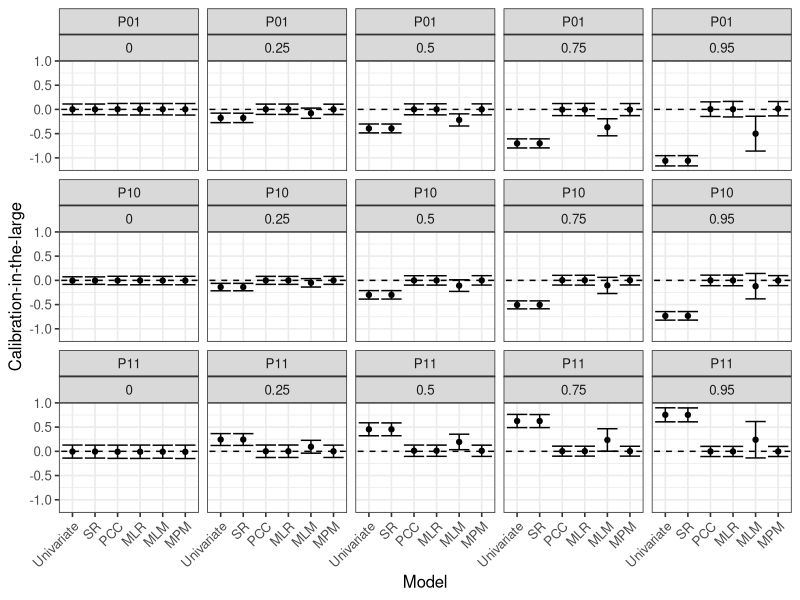
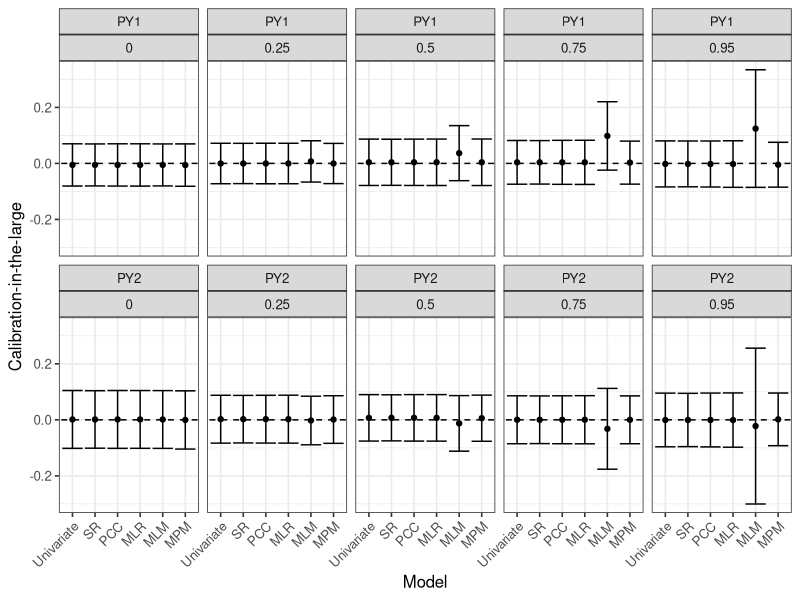
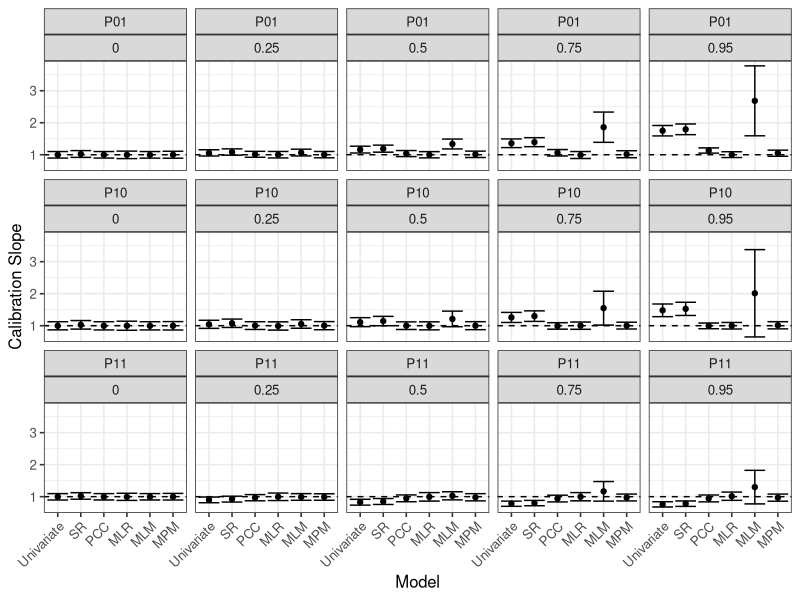
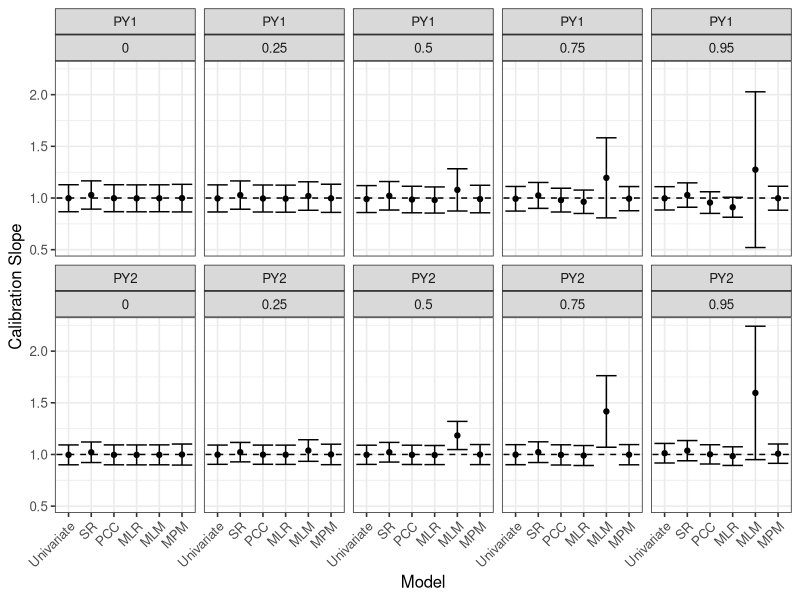
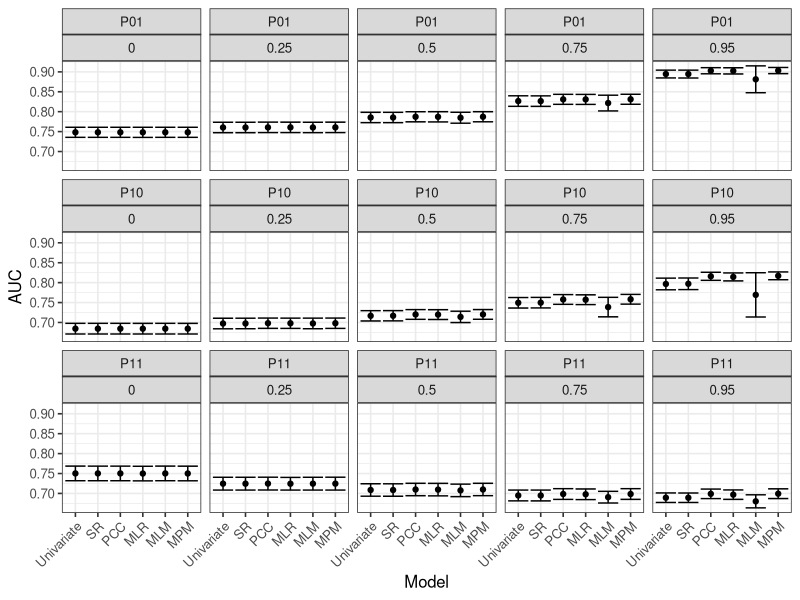
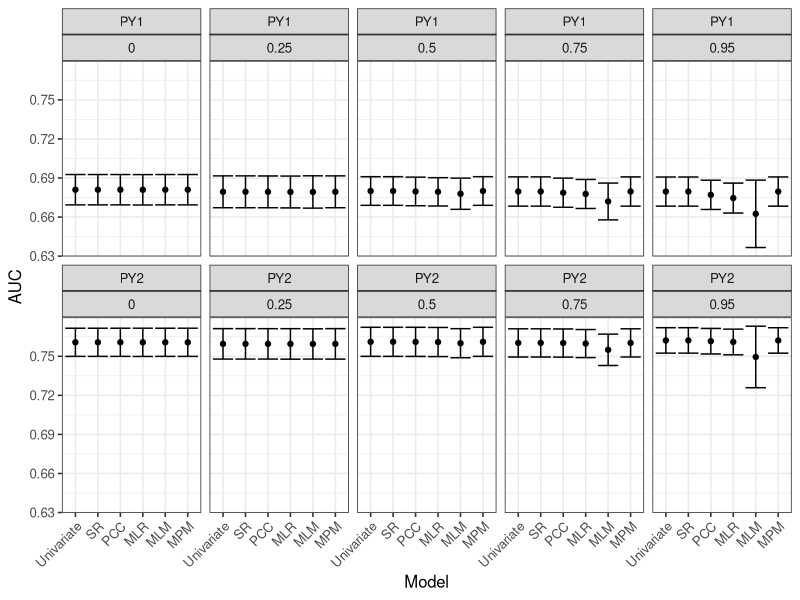
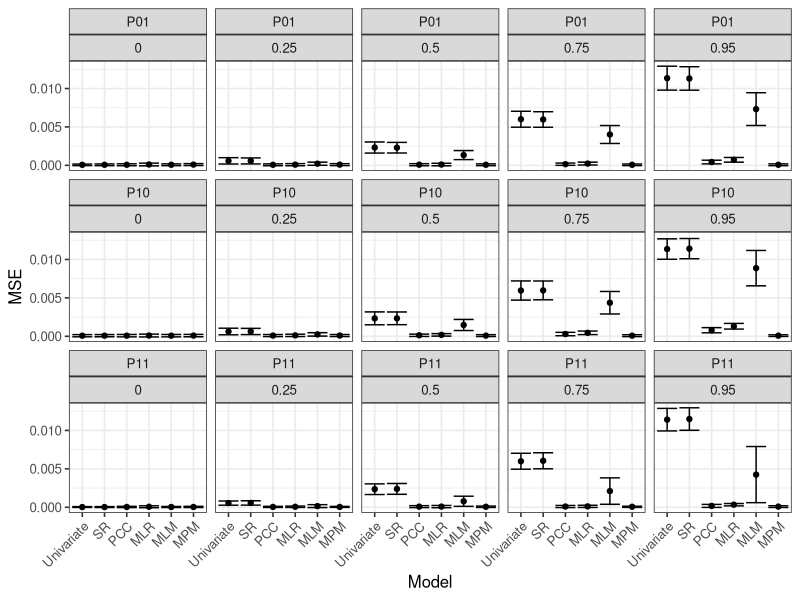
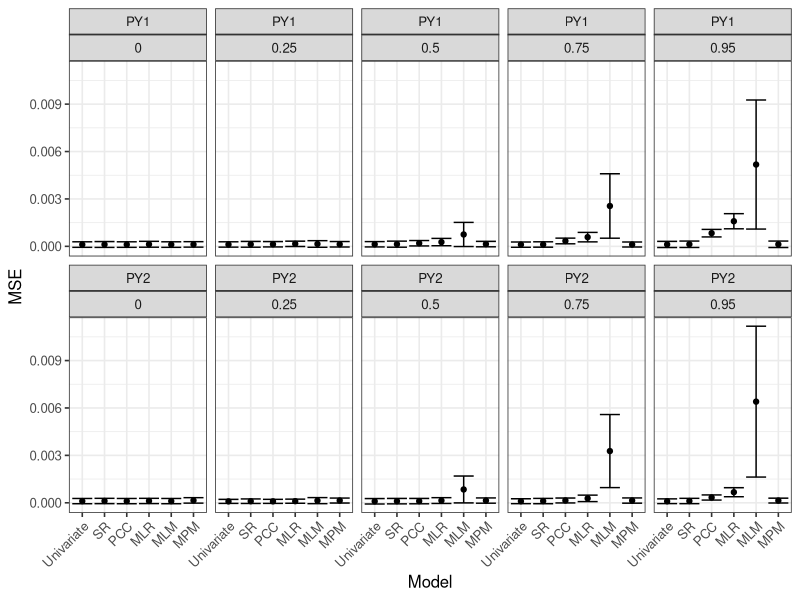

Recreate these plots in R, in order.
library(tidyverse)
Results <- read.table(here::here("Data", "SimulationResults.txt"), sep = "|", header = TRUE)

#Summarise the relationship between rho_latent and cor(Y1, Y2), as well as the
#observed outcome rates
View(Results %>%
       group_by(rho_latent) %>%
       summarise(round(mean(rho_Y1Y2), 3),
                 round(mean(Obs_P11), 3),
                 round(mean(Obs_P10), 3),
                 round(mean(Obs_P01), 3)))

mean(Results$Obs_Py1)
mean(Results$Obs_Py2)



#Now plot the performance results across all simulation scenarios
SummaryResults <- Results %>%
  select(Iteration, Model, rho_latent, 
         starts_with("CalInt_"),
         starts_with("CalSlope_"),
         starts_with("AUC_"), 
         starts_with("MSE_")) %>%
  group_by(Model, rho_latent) %>%
  summarise_all(list("mean" = mean, "sd" = sd)) %>%
  select(-starts_with("Iteration"))


####-----------------------------------------------------------------------------------------
## Calibration Intercept plots
####-----------------------------------------------------------------------------------------

#Joint Risks
SummaryResults %>% 
  select(Model, rho_latent, starts_with("CalInt_")) %>%
  gather(key = "Estimate", value = "value", -Model, -rho_latent) %>%
  extract("Estimate", c("Outcome", "Quantity"), "CalInt_([A-Z0-9]+)_([a-z]+)") %>%
  spread(Quantity, value) %>%
  mutate(lower = (mean - (1.96*sd)),
         upper = (mean + (1.96*sd))) %>%
  filter(Outcome == "P01" |
           Outcome == "P10" |
           Outcome == "P11") %>%
  ungroup() %>%
  mutate(Model = fct_relevel(Model,
                             c("Univariate", "SR", "PCC", "MLR", "MLM", "MPM"))) %>%
  ggplot(aes(x = Model, y = mean)) +
  facet_wrap(~Outcome + rho_latent, scales = "fixed", nrow = 3) +
  geom_point() +
  geom_errorbar(aes(ymin = lower, ymax = upper)) +
  geom_abline(intercept = 0, slope = 0, linetype = "dashed") +
  theme_bw(base_size = 12) + 
  theme(axis.text.x = element_text(angle = 45, hjust = 1)) +
  xlab("Model") + ylab("Calibration-in-the-large")

ggsave(here::here("Outputs", "Manuscript", "Fig1_CalibrationInt.tiff"), 
       height = 7, width = 8, units = "in", dpi = 300)


#Marginal Risks
SummaryResults %>% 
  select(Model, rho_latent, starts_with("CalInt_")) %>%
  gather(key = "Estimate", value = "value", -Model, -rho_latent) %>%
  extract("Estimate", c("Outcome", "Quantity"), "CalInt_([A-Z0-9]+)_([a-z]+)") %>%
  spread(Quantity, value) %>%
  mutate(lower = (mean - (1.96*sd)),
         upper = (mean + (1.96*sd))) %>%
  filter(Outcome == "PY1" |
           Outcome == "PY2") %>%
  ungroup() %>%
  mutate(Model = fct_relevel(Model,
                             c("Univariate", "SR", "PCC", "MLR", "MLM", "MPM"))) %>%
  ggplot(aes(x = Model, y = mean)) +
  facet_wrap(~Outcome + rho_latent, scales = "fixed", nrow = 2) +
  geom_point() +
  geom_errorbar(aes(ymin = lower, ymax = upper)) +
  geom_abline(intercept = 0, slope = 0, linetype = "dashed") +
  theme_bw(base_size = 12) + 
  theme(axis.text.x = element_text(angle = 45, hjust = 1)) +
  xlab("Model") + ylab("Calibration-in-the-large")



####-----------------------------------------------------------------------------------------
## Calibration Slope plots
####-----------------------------------------------------------------------------------------

#Joint Risks
SummaryResults %>% 
  select(Model, rho_latent, starts_with("CalSlope_")) %>%
  gather(key = "Estimate", value, -Model, -rho_latent) %>%
  extract("Estimate", c("Outcome", "Quantity"), "CalSlope_([A-Z0-9]+)_([a-z]+)") %>%
  spread(Quantity, value) %>%
  mutate(lower = (mean - (1.96*sd)),
         upper = (mean + (1.96*sd))) %>%
  filter(Outcome == "P01" |
           Outcome == "P10" |
           Outcome == "P11") %>%
  ungroup() %>%
  mutate(Model = fct_relevel(Model,
                             c("Univariate", "SR", "PCC", "MLR", "MLM", "MPM"))) %>%
  ggplot(aes(x = Model, y = mean)) +
  facet_wrap(~Outcome + rho_latent, scales = "fixed", nrow = 3) +
  geom_point() +
  geom_errorbar(aes(ymin = lower, ymax = upper)) +
  geom_abline(intercept = 1, slope = 0, linetype = "dashed") +
  theme_bw(base_size = 12) + 
  theme(axis.text.x = element_text(angle = 45, hjust = 1)) + 
  xlab("Model") + ylab("Calibration Slope")

ggsave(here::here("Outputs", "Manuscript", "Fig2_CalibrationSlope.tiff"), 
       height = 7, width = 8, units = "in", dpi = 300)


#Marginal Risks
SummaryResults %>% 
  select(Model, rho_latent, starts_with("CalSlope_")) %>%
  gather(key = "Estimate", value, -Model, -rho_latent) %>%
  extract("Estimate", c("Outcome", "Quantity"), "CalSlope_([A-Z0-9]+)_([a-z]+)") %>%
  spread(Quantity, value) %>%
  mutate(lower = (mean - (1.96*sd)),
         upper = (mean + (1.96*sd))) %>%
  filter(Outcome == "PY1" |
           Outcome == "PY2") %>%
  ungroup() %>%
  mutate(Model = fct_relevel(Model,
                             c("Univariate", "SR", "PCC", "MLR", "MLM", "MPM"))) %>%
  ggplot(aes(x = Model, y = mean)) +
  facet_wrap(~Outcome + rho_latent, scales = "fixed", nrow = 2) +
  geom_point() +
  geom_errorbar(aes(ymin = lower, ymax = upper)) +
  geom_abline(intercept = 1, slope = 0, linetype = "dashed") +
  theme_bw(base_size = 12) + 
  theme(axis.text.x = element_text(angle = 45, hjust = 1)) + 
  xlab("Model") + ylab("Calibration Slope")


####-----------------------------------------------------------------------------------------
## AUC plots
####-----------------------------------------------------------------------------------------

#Joint Risk
SummaryResults %>% 
  select(Model, rho_latent, starts_with("AUC_")) %>%
  gather(key = "Estimate", value, -Model, -rho_latent) %>%
  extract("Estimate", c("Outcome", "Quantity"), "AUC_([A-Z0-9]+)_([a-z]+)") %>%
  spread(Quantity, value) %>%
  mutate(lower = (mean - (1.96*sd)),
         upper = (mean + (1.96*sd))) %>%
  filter(Outcome == "P01" |
           Outcome == "P10" |
           Outcome == "P11") %>%
  ungroup() %>%
  mutate(Model = fct_relevel(Model,
                             c("Univariate", "SR", "PCC", "MLR", "MLM", "MPM"))) %>%
  ggplot(aes(x = Model, y = mean)) +
  facet_wrap(~Outcome + rho_latent, scales = "fixed", nrow = 3) +
  geom_point() +
  geom_errorbar(aes(ymin = lower, ymax = upper)) +
  theme_bw(base_size = 12) + 
  theme(axis.text.x = element_text(angle = 45, hjust = 1)) + 
  xlab("Model") + ylab("AUC")

ggsave(here::here("Outputs", "Manuscript", "Fig3_AUC.tiff"), 
       height = 7, width = 8, units = "in", dpi = 300)


#Marginal Risk
SummaryResults %>% 
  select(Model, rho_latent, starts_with("AUC_")) %>%
  gather(key = "Estimate", value, -Model, -rho_latent) %>%
  extract("Estimate", c("Outcome", "Quantity"), "AUC_([A-Z0-9]+)_([a-z]+)") %>%
  spread(Quantity, value) %>%
  mutate(lower = (mean - (1.96*sd)),
         upper = (mean + (1.96*sd))) %>%
  filter(Outcome == "PY1" |
           Outcome == "PY2") %>%
  ungroup() %>%
  mutate(Model = fct_relevel(Model,
                             c("Univariate", "SR", "PCC", "MLR", "MLM", "MPM"))) %>%
  ggplot(aes(x = Model, y = mean)) +
  facet_wrap(~Outcome + rho_latent, scales = "fixed", nrow = 2) +
  geom_point() +
  geom_errorbar(aes(ymin = lower, ymax = upper)) +
  theme_bw(base_size = 12) + 
  theme(axis.text.x = element_text(angle = 45, hjust = 1)) + 
  xlab("Model") + ylab("AUC")


####-----------------------------------------------------------------------------------------
## MSE plots
####-----------------------------------------------------------------------------------------

#Joint Risk
SummaryResults %>% 
  select(Model, rho_latent, starts_with("MSE_")) %>%
  gather(key = "Estimate", value, -Model, -rho_latent) %>%
  extract("Estimate", c("Outcome", "Quantity"), "MSE_([A-Z0-9]+)_([a-z]+)") %>%
  spread(Quantity, value) %>%
  mutate(lower = (mean - (1.96*sd)),
         upper = (mean + (1.96*sd))) %>%
  filter(Outcome == "P01" |
           Outcome == "P10" |
           Outcome == "P11") %>%
  ungroup() %>%
  mutate(Model = fct_relevel(Model,
                             c("Univariate", "SR", "PCC", "MLR", "MLM", "MPM"))) %>%
  ggplot(aes(x = Model, y = mean)) +
  facet_wrap(~Outcome + rho_latent, scales = "fixed", nrow = 3) +
  geom_point() +
  geom_errorbar(aes(ymin = lower, ymax = upper)) +
  theme_bw(base_size = 12) + 
  theme(axis.text.x = element_text(angle = 45, hjust = 1)) + 
  xlab("Model") + ylab("MSE")

ggsave(here::here("Outputs", "Manuscript", "Fig4_MSE.tiff"), 
       height = 7, width = 8, units = "in", dpi = 300)

#Marginal Risk
SummaryResults %>% 
  select(Model, rho_latent, starts_with("MSE_")) %>%
  gather(key = "Estimate", value, -Model, -rho_latent) %>%
  extract("Estimate", c("Outcome", "Quantity"), "MSE_([A-Z0-9]+)_([a-z]+)") %>%
  spread(Quantity, value) %>%
  mutate(lower = (mean - (1.96*sd)),
         upper = (mean + (1.96*sd))) %>%
  filter(Outcome == "PY1" |
           Outcome == "PY2") %>%
  ungroup() %>%
  mutate(Model = fct_relevel(Model,
                             c("Univariate", "SR", "PCC", "MLR", "MLM", "MPM"))) %>%
  ggplot(aes(x = Model, y = mean)) +
  facet_wrap(~Outcome + rho_latent, scales = "fixed", nrow = 2) +
  geom_point() +
  geom_errorbar(aes(ymin = lower, ymax = upper)) +
  theme_bw(base_size = 12) + 
  theme(axis.text.x = element_text(angle = 45, hjust = 1)) + 
  xlab("Model") + ylab("MSE")




####-----------------------------------------------------------------------------------------
## Sensitivity analysis: simulation with lower marginal event proportions
####-----------------------------------------------------------------------------------------

library(tidyverse)
Results <- read.table(here::here("Data", "SimulationResults_LowerMarginalProportion.txt"), sep = "|", header = TRUE)

mean(Results$Obs_Py1)
mean(Results$Obs_Py2)

#Now plot the performance results across all simulation scenarios
SummaryResults <- Results %>%
  select(Iteration, Model, rho_latent, 
         starts_with("CalInt_"),
         starts_with("CalSlope_"),
         starts_with("AUC_"), 
         starts_with("MSE_")) %>%
  group_by(Model, rho_latent) %>%
  summarise_all(list("mean" = mean, "sd" = sd)) %>%
  select(-starts_with("Iteration"))


#Joint Risks - CALIBRATION INTERCEPT
SummaryResults %>% 
  select(Model, rho_latent, starts_with("CalInt_")) %>%
  gather(key = "Estimate", value = "value", -Model, -rho_latent) %>%
  extract("Estimate", c("Outcome", "Quantity"), "CalInt_([A-Z0-9]+)_([a-z]+)") %>%
  spread(Quantity, value) %>%
  mutate(lower = (mean - (1.96*sd)),
         upper = (mean + (1.96*sd))) %>%
  filter(Outcome == "P01" |
           Outcome == "P10" |
           Outcome == "P11") %>%
  ungroup() %>%
  mutate(Model = fct_relevel(Model,
                             c("Univariate", "SR", "PCC", "MLR", "MLM", "MPM"))) %>%
  ggplot(aes(x = Model, y = mean)) +
  facet_wrap(~Outcome + rho_latent, scales = "fixed", nrow = 3) +
  geom_point() +
  geom_errorbar(aes(ymin = lower, ymax = upper)) +
  geom_abline(intercept = 0, slope = 0, linetype = "dashed") +
  theme_bw(base_size = 12) + 
  theme(axis.text.x = element_text(angle = 45, hjust = 1)) +
  xlab("Model") + ylab("Calibration Intercept")


#Marginal Risks - CALIBRATION INTERCEPT
SummaryResults %>% 
  select(Model, rho_latent, starts_with("CalInt_")) %>%
  gather(key = "Estimate", value = "value", -Model, -rho_latent) %>%
  extract("Estimate", c("Outcome", "Quantity"), "CalInt_([A-Z0-9]+)_([a-z]+)") %>%
  spread(Quantity, value) %>%
  mutate(lower = (mean - (1.96*sd)),
         upper = (mean + (1.96*sd))) %>%
  filter(Outcome == "PY1" |
           Outcome == "PY2") %>%
  ungroup() %>%
  mutate(Model = fct_relevel(Model,
                             c("Univariate", "SR", "PCC", "MLR", "MLM", "MPM"))) %>%
  ggplot(aes(x = Model, y = mean)) +
  facet_wrap(~Outcome + rho_latent, scales = "fixed", nrow = 2) +
  geom_point() +
  geom_errorbar(aes(ymin = lower, ymax = upper)) +
  geom_abline(intercept = 0, slope = 0, linetype = "dashed") +
  theme_bw(base_size = 12) + 
  theme(axis.text.x = element_text(angle = 45, hjust = 1)) +
  xlab("Model") + ylab("Calibration Intercept")


#Joint Risks - CALIBRATION SLOPE
SummaryResults %>% 
  select(Model, rho_latent, starts_with("CalSlope_")) %>%
  gather(key = "Estimate", value, -Model, -rho_latent) %>%
  extract("Estimate", c("Outcome", "Quantity"), "CalSlope_([A-Z0-9]+)_([a-z]+)") %>%
  spread(Quantity, value) %>%
  mutate(lower = (mean - (1.96*sd)),
         upper = (mean + (1.96*sd))) %>%
  filter(Outcome == "P01" |
           Outcome == "P10" |
           Outcome == "P11") %>%
  ungroup() %>%
  mutate(Model = fct_relevel(Model,
                             c("Univariate", "SR", "PCC", "MLR", "MLM", "MPM"))) %>%
  ggplot(aes(x = Model, y = mean)) +
  facet_wrap(~Outcome + rho_latent, scales = "fixed", nrow = 3) +
  geom_point() +
  geom_errorbar(aes(ymin = lower, ymax = upper)) +
  geom_abline(intercept = 1, slope = 0, linetype = "dashed") +
  theme_bw(base_size = 12) + 
  theme(axis.text.x = element_text(angle = 45, hjust = 1)) + 
  xlab("Model") + ylab("Calibration Slope")


#Marginal Risks - CALIBRATION SLOPE
SummaryResults %>% 
  select(Model, rho_latent, starts_with("CalSlope_")) %>%
  gather(key = "Estimate", value, -Model, -rho_latent) %>%
  extract("Estimate", c("Outcome", "Quantity"), "CalSlope_([A-Z0-9]+)_([a-z]+)") %>%
  spread(Quantity, value) %>%
  mutate(lower = (mean - (1.96*sd)),
         upper = (mean + (1.96*sd))) %>%
  filter(Outcome == "PY1" |
           Outcome == "PY2") %>%
  ungroup() %>%
  mutate(Model = fct_relevel(Model,
                             c("Univariate", "SR", "PCC", "MLR", "MLM", "MPM"))) %>%
  ggplot(aes(x = Model, y = mean)) +
  facet_wrap(~Outcome + rho_latent, scales = "fixed", nrow = 2) +
  geom_point() +
  geom_errorbar(aes(ymin = lower, ymax = upper)) +
  geom_abline(intercept = 1, slope = 0, linetype = "dashed") +
  theme_bw(base_size = 12) + 
  theme(axis.text.x = element_text(angle = 45, hjust = 1)) + 
  xlab("Model") + ylab("Calibration Slope")


#Joint Risk - AUC
SummaryResults %>% 
  select(Model, rho_latent, starts_with("AUC_")) %>%
  gather(key = "Estimate", value, -Model, -rho_latent) %>%
  extract("Estimate", c("Outcome", "Quantity"), "AUC_([A-Z0-9]+)_([a-z]+)") %>%
  spread(Quantity, value) %>%
  mutate(lower = (mean - (1.96*sd)),
         upper = (mean + (1.96*sd))) %>%
  filter(Outcome == "P01" |
           Outcome == "P10" |
           Outcome == "P11") %>%
  ungroup() %>%
  mutate(Model = fct_relevel(Model,
                             c("Univariate", "SR", "PCC", "MLR", "MLM", "MPM"))) %>%
  ggplot(aes(x = Model, y = mean)) +
  facet_wrap(~Outcome + rho_latent, scales = "fixed", nrow = 3) +
  geom_point() +
  geom_errorbar(aes(ymin = lower, ymax = upper)) +
  theme_bw(base_size = 12) + 
  theme(axis.text.x = element_text(angle = 45, hjust = 1)) + 
  xlab("Model") + ylab("AUC")

#Marginal Risk - AUC
SummaryResults %>% 
  select(Model, rho_latent, starts_with("AUC_")) %>%
  gather(key = "Estimate", value, -Model, -rho_latent) %>%
  extract("Estimate", c("Outcome", "Quantity"), "AUC_([A-Z0-9]+)_([a-z]+)") %>%
  spread(Quantity, value) %>%
  mutate(lower = (mean - (1.96*sd)),
         upper = (mean + (1.96*sd))) %>%
  filter(Outcome == "PY1" |
           Outcome == "PY2") %>%
  ungroup() %>%
  mutate(Model = fct_relevel(Model,
                             c("Univariate", "SR", "PCC", "MLR", "MLM", "MPM"))) %>%
  ggplot(aes(x = Model, y = mean)) +
  facet_wrap(~Outcome + rho_latent, scales = "fixed", nrow = 2) +
  geom_point() +
  geom_errorbar(aes(ymin = lower, ymax = upper)) +
  theme_bw(base_size = 12) + 
  theme(axis.text.x = element_text(angle = 45, hjust = 1)) + 
  xlab("Model") + ylab("AUC")


#Joint Risk - MSE
SummaryResults %>% 
  select(Model, rho_latent, starts_with("MSE_")) %>%
  gather(key = "Estimate", value, -Model, -rho_latent) %>%
  extract("Estimate", c("Outcome", "Quantity"), "MSE_([A-Z0-9]+)_([a-z]+)") %>%
  spread(Quantity, value) %>%
  mutate(lower = (mean - (1.96*sd)),
         upper = (mean + (1.96*sd))) %>%
  filter(Outcome == "P01" |
           Outcome == "P10" |
           Outcome == "P11") %>%
  ungroup() %>%
  mutate(Model = fct_relevel(Model,
                             c("Univariate", "SR", "PCC", "MLR", "MLM", "MPM"))) %>%
  ggplot(aes(x = Model, y = mean)) +
  facet_wrap(~Outcome + rho_latent, scales = "fixed", nrow = 3) +
  geom_point() +
  geom_errorbar(aes(ymin = lower, ymax = upper)) +
  theme_bw(base_size = 12) + 
  theme(axis.text.x = element_text(angle = 45, hjust = 1)) + 
  xlab("Model") + ylab("MSE")

#Marginal Risk - MSE
SummaryResults %>% 
  select(Model, rho_latent, starts_with("MSE_")) %>%
  gather(key = "Estimate", value, -Model, -rho_latent) %>%
  extract("Estimate", c("Outcome", "Quantity"), "MSE_([A-Z0-9]+)_([a-z]+)") %>%
  spread(Quantity, value) %>%
  mutate(lower = (mean - (1.96*sd)),
         upper = (mean + (1.96*sd))) %>%
  filter(Outcome == "PY1" |
           Outcome == "PY2") %>%
  ungroup() %>%
  mutate(Model = fct_relevel(Model,
                             c("Univariate", "SR", "PCC", "MLR", "MLM", "MPM"))) %>%
  ggplot(aes(x = Model, y = mean)) +
  facet_wrap(~Outcome + rho_latent, scales = "fixed", nrow = 2) +
  geom_point() +
  geom_errorbar(aes(ymin = lower, ymax = upper)) +
  theme_bw(base_size = 12) + 
  theme(axis.text.x = element_text(angle = 45, hjust = 1)) + 
  xlab("Model") + ylab("MSE")



